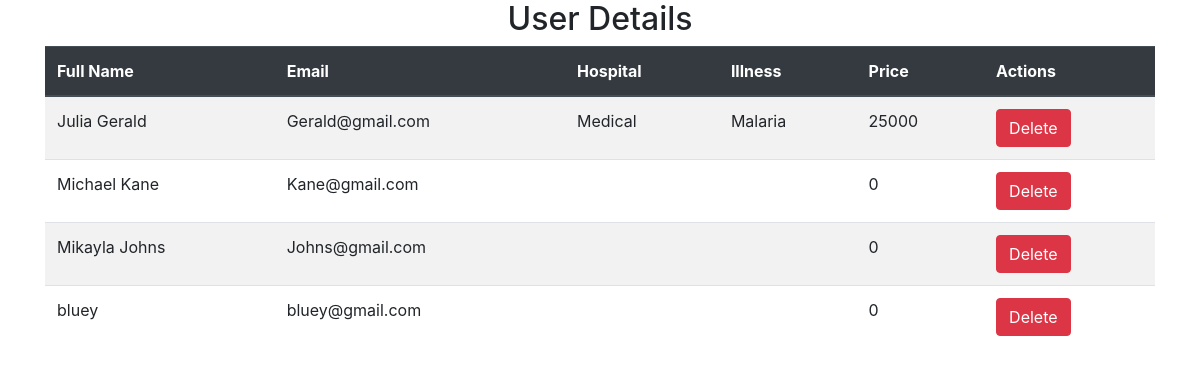
Page /viewusers.php on the committed database.
### tables this page shows
CREATE TABLE `healthytb` (
  `id` int(11) NOT NULL,
  `Name` varchar(50) NOT NULL,
  `Email` varchar(50) NOT NULL,
  `Password` char(50) NOT NULL,
  `Hname` varchar(50) NOT NULL,
  `Illness` longtext NOT NULL,
  `Price` decimal(65,0) NOT NULL
);

### viewusers.php (the view, shortened to what this page needs)
<?php
$servername = "localhost";
$username = "root";
$password = "";
$dbname = "be-healthy";
$conn = new mysqli($servername, $username, $password, $dbname);
$sql = "SELECT * FROM healthytb";
$result = $conn->query($sql);
?>
<!DOCTYPE html>
<html lang="en">
<head>
    <link rel="stylesheet" href="https://cdn.jsdelivr.net/npm/bootstrap@4.3.1/dist/css/bootstrap.min.css">
</head><center>
<body>
    <div class="container">
        <h2 class="text-center">User Details</h2>
        <?php
        if ($result->num_rows > 0) {
            echo "<table class='table table-striped'>";
            echo "<thead class='thead-dark'><tr><th>Full Name</th><th>Email</th><th>Hospital</th><th>Illness</th><th>Price</th><th>Actions</th></tr></thead>";
            while ($row = $result->fetch_assoc()) {
                echo "<tr>";
                echo "<td>{$row['Name']}</td>";
                echo "<td>{$row['Email']}</td>";
                echo "<td>{$row['Hname']}</td>";
                echo "<td>{$row['Illness']}</td>";
                echo "<td>{$row['Price']}</td>";
                echo "<td> <a href='Delusers.php?id={$row['Name']}' class='btn btn-danger'>Delete</a></td>";
                echo "</tr>";
            }
            echo "</table>";
        } else {
            echo "No User found.";
        }
        ?>
    </div>
</body></center>
</html>

### rows in the picture
healthytb: Name "Julia Gerald", Email "Gerald@gmail.com", Hname "Medical", Illness "Malaria", Price "25000"
healthytb: Name "Michael Kane", Email "Kane@gmail.com", Price "0"
healthytb: Name "Mikayla Johns", Email "Johns@gmail.com", Price "0"
healthytb: Name "bluey", Email "bluey@gmail.com", Price "0"
